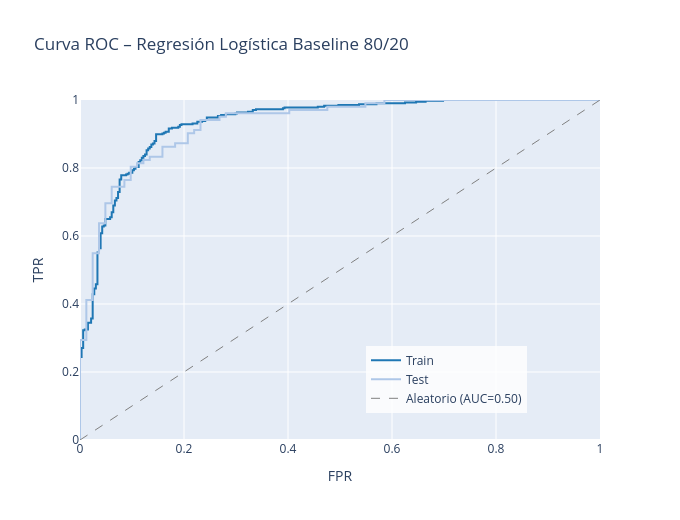

Notebook source saved alongside this figure:
### Code cell
splits_dict1 = {
    "Train": {"modelo": lr_80, "X": X_train_80, "y": y_train_80, "color": "#1f77b4"},
    "Test" : {"modelo": lr_80, "X": X_test_20,  "y": y_test_20,  "color": "#aec7e8"},
}


auc_resultados1 = plot_roc_curves(
    splits_dict1,
    titulo="Curva ROC – Regresión Logística Baseline 80/20"
)

### Figure 1 — Plotly figure (JSON) as saved in the notebook; plotly's stock layout.template omitted (floating-point values rounded to 4 significant figures; data arrays with more than 128 entries replaced by an {"elided": "..."} marker saying what was removed)
{"data": [{"line": {"color": "#1f77b4", "width": 2}, "mode": "lines", "name": "Train", "type": "scatter", "x": {"elided": "148 float values"}, "y": {"elided": "148 float values"}}, {"line": {"color": "#aec7e8", "width": 2}, "mode": "lines", "name": "Test", "type": "scatter", "x": [0.0, 0.0, 0.0, 0.0122, 0.0122, 0.02439, 0.02439, 0.03659, 0.03659, 0.04878, 0.04878, 0.06098, 0.06098, 0.08537, 0.08537, 0.09756, 0.09756, 0.1098, 0.1098, 0.122, 0.122, 0.1341, 0.1341, 0.1585, 0.1585, 0.1829, 0.1829, 0.2073, 0.2073, 0.2195, 0.2195, 0.2317, 0.2317, 0.2683, 0.2683, 0.2805, 0.2805, 0.4024, 0.4024, 0.4756, 0.4756, 0.5488, 0.5488, 0.5854, 0.5854, 1.0], "y": [0.0, 0.009804, 0.2941, 0.2941, 0.4118, 0.4118, 0.549, 0.549, 0.6373, 0.6373, 0.6961, 0.6961, 0.7451, 0.7451, 0.7647, 0.7647, 0.8039, 0.8039, 0.8137, 0.8137, 0.8235, 0.8235, 0.8333, 0.8333, 0.8627, 0.8627, 0.8725, 0.8725, 0.902, 0.902, 0.9118, 0.9118, 0.9412, 0.9412, 0.951, 0.951, 0.9608, 0.9608, 0.9706, 0.9706, 0.9804, 0.9804, 0.9902, 0.9902, 1.0, 1.0]}, {"line": {"color": "gray", "dash": "dash", "width": 1}, "mode": "lines", "name": "Aleatorio (AUC=0.50)", "type": "scatter", "x": [0, 1], "y": [0, 1]}], "layout": {"height": 520, "legend": {"bgcolor": "rgba(255,255,255,0.8)", "x": 0.55, "y": 0.08}, "title": {"text": "Curva ROC – Regresión Logística Baseline 80/20"}, "width": 680, "xaxis": {"range": [0, 1], "title": {"text": "FPR"}}, "yaxis": {"range": [0, 1], "title": {"text": "TPR"}}}}
